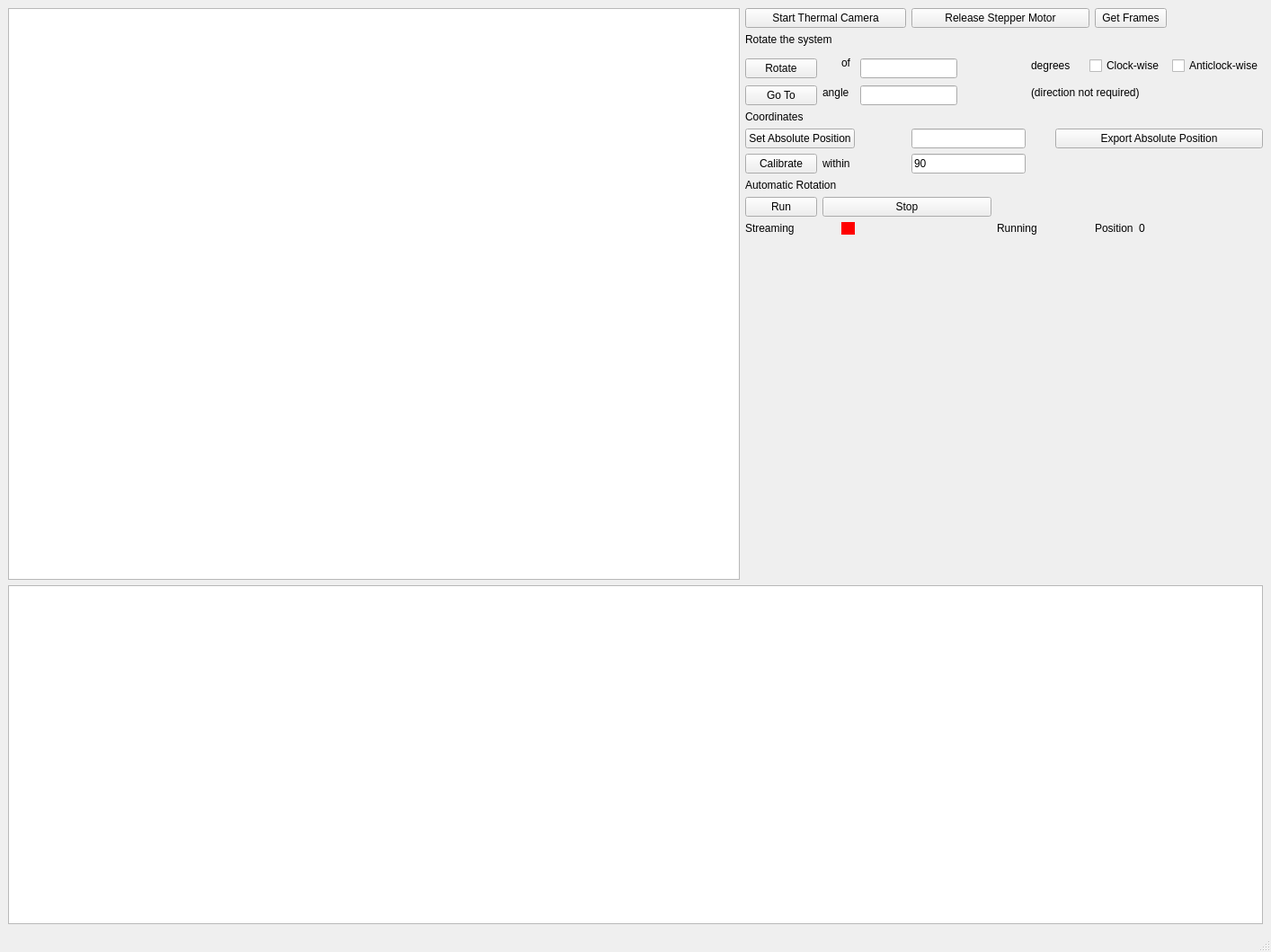
<?xml version="1.0" encoding="UTF-8"?>
<ui version="4.0">
 <class>MainWindow</class>
 <widget class="QMainWindow" name="MainWindow">
  <property name="geometry">
   <rect>
    <x>0</x>
    <y>0</y>
    <width>1414</width>
    <height>1059</height>
   </rect>
  </property>
  <property name="windowTitle">
   <string>MainWindow</string>
  </property>
  <widget class="QWidget" name="centralwidget">
   <layout class="QGridLayout" name="gridLayout">
    <item row="5" column="1">
     <widget class="QPushButton" name="go_to_PB">
      <property name="text">
       <string>Go To</string>
      </property>
     </widget>
    </item>
    <item row="11" column="14" colspan="2">
     <widget class="QLabel" name="ip_limiting_angle_lbl_2">
      <property name="text">
       <string>0</string>
      </property>
     </widget>
    </item>
    <item row="12" column="6" colspan="3">
     <spacer name="verticalSpacer">
      <property name="orientation">
       <enum>Qt::Orientation::Vertical</enum>
      </property>
      <property name="sizeHint" stdset="0">
       <size>
        <width>20</width>
        <height>320</height>
       </size>
      </property>
     </spacer>
    </item>
    <item row="8" column="2" colspan="3">
     <widget class="QLabel" name="ip_limiting_angle_lbl">
      <property name="text">
       <string>within</string>
      </property>
     </widget>
    </item>
    <item row="7" column="5" colspan="3">
     <widget class="QLineEdit" name="ip_abs_pos_LE"/>
    </item>
    <item row="10" column="1">
     <widget class="QPushButton" name="run_PB">
      <property name="text">
       <string>Run</string>
      </property>
     </widget>
    </item>
    <item row="7" column="1" colspan="3">
     <widget class="QPushButton" name="set_abs_pos_PB">
      <property name="text">
       <string>Set Absolute Position</string>
      </property>
     </widget>
    </item>
    <item row="8" column="1">
     <widget class="QPushButton" name="calibrate_PB">
      <property name="text">
       <string>Calibrate</string>
      </property>
     </widget>
    </item>
    <item row="7" column="9" colspan="7">
     <widget class="QPushButton" name="export_abs_pos_PB">
      <property name="text">
       <string>Export Absolute Position</string>
      </property>
     </widget>
    </item>
    <item row="5" column="4" colspan="2">
     <widget class="QLineEdit" name="ip_angle_LE"/>
    </item>
    <item row="11" column="7" colspan="3">
     <widget class="QLabel" name="run_stat_flg_lbl">
      <property name="text">
       <string>Running</string>
      </property>
     </widget>
    </item>
    <item row="3" column="1" rowspan="2">
     <widget class="QPushButton" name="rotate_PB">
      <property name="text">
       <string>Rotate</string>
      </property>
     </widget>
    </item>
    <item row="4" column="8" rowspan="2" colspan="8">
     <widget class="QLabel" name="label_7">
      <property name="text">
       <string>(direction not required)</string>
      </property>
     </widget>
    </item>
    <item row="6" column="1" colspan="8">
     <widget class="QLabel" name="label_2">
      <property name="text">
       <string>Coordinates</string>
      </property>
     </widget>
    </item>
    <item row="8" column="5" colspan="3">
     <widget class="QLineEdit" name="ip_angle_LE_2">
      <property name="text">
       <string>90</string>
      </property>
     </widget>
    </item>
    <item row="11" column="3">
     <widget class="QFrame" name="streamin_image_flag">
      <property name="styleSheet">
       <string notr="true">background-color: red;</string>
      </property>
      <property name="frameShape">
       <enum>QFrame::Shape::NoFrame</enum>
      </property>
      <property name="frameShadow">
       <enum>QFrame::Shadow::Raised</enum>
      </property>
     </widget>
    </item>
    <item row="11" column="1" colspan="2">
     <widget class="QLabel" name="streaming_img_lbl">
      <property name="text">
       <string>Streaming</string>
      </property>
     </widget>
    </item>
    <item row="4" column="2" rowspan="2" colspan="2">
     <widget class="QLabel" name="label_6">
      <property name="text">
       <string>angle</string>
      </property>
     </widget>
    </item>
    <item row="11" column="10">
     <widget class="QFrame" name="run_stat_flg">
      <property name="styleSheet">
       <string notr="true">background-color: red;</string>
      </property>
      <property name="frameShape">
       <enum>QFrame::Shape::NoFrame</enum>
      </property>
      <property name="frameShadow">
       <enum>QFrame::Shadow::Raised</enum>
      </property>
     </widget>
    </item>
    <item row="10" column="2" colspan="5">
     <widget class="QPushButton" name="stop_PB">
      <property name="text">
       <string>Stop</string>
      </property>
     </widget>
    </item>
    <item row="13" column="0" colspan="16">
     <widget class="QGraphicsView" name="graphicsView_2"/>
    </item>
    <item row="3" column="4" rowspan="2" colspan="2">
     <widget class="QLineEdit" name="ip_DAngle_LE"/>
    </item>
    <item row="2" column="3" rowspan="2" colspan="3">
     <widget class="QLabel" name="label_4">
      <property name="text">
       <string>of</string>
      </property>
     </widget>
    </item>
    <item row="3" column="8" colspan="2">
     <widget class="QLabel" name="label_5">
      <property name="text">
       <string>degrees </string>
      </property>
     </widget>
    </item>
    <item row="0" column="1" colspan="4">
     <widget class="QPushButton" name="relse_mtr_PB_2">
      <property name="text">
       <string>Start Thermal Camera</string>
      </property>
     </widget>
    </item>
    <item row="1" column="1" colspan="8">
     <widget class="QLabel" name="label_3">
      <property name="text">
       <string>Rotate the system</string>
      </property>
     </widget>
    </item>
    <item row="0" column="13" colspan="2">
     <widget class="QPushButton" name="get_frms_PB">
      <property name="text">
       <string>Get Frames</string>
      </property>
     </widget>
    </item>
    <item row="3" column="15">
     <widget class="QCheckBox" name="checkBox_2">
      <property name="text">
       <string>Anticlock-wise</string>
      </property>
     </widget>
    </item>
    <item row="9" column="1" colspan="8">
     <widget class="QLabel" name="label">
      <property name="text">
       <string>Automatic Rotation </string>
      </property>
     </widget>
    </item>
    <item row="11" column="13">
     <widget class="QLabel" name="pos_lbl">
      <property name="text">
       <string>Position</string>
      </property>
     </widget>
    </item>
    <item row="0" column="5" colspan="8">
     <widget class="QPushButton" name="relse_mtr_PB">
      <property name="text">
       <string>Release Stepper Motor</string>
      </property>
     </widget>
    </item>
    <item row="3" column="12" colspan="3">
     <widget class="QCheckBox" name="checkBox">
      <property name="text">
       <string>Clock-wise</string>
      </property>
     </widget>
    </item>
    <item row="0" column="0" rowspan="13">
     <widget class="QGraphicsView" name="graphicsView"/>
    </item>
    <item row="12" column="3" colspan="2">
     <spacer name="horizontalSpacer">
      <property name="orientation">
       <enum>Qt::Orientation::Horizontal</enum>
      </property>
      <property name="sizeHint" stdset="0">
       <size>
        <width>40</width>
        <height>20</height>
       </size>
      </property>
     </spacer>
    </item>
   </layout>
  </widget>
  <widget class="QMenuBar" name="menubar">
   <property name="geometry">
    <rect>
     <x>0</x>
     <y>0</y>
     <width>1414</width>
     <height>30</height>
    </rect>
   </property>
  </widget>
  <widget class="QStatusBar" name="statusbar"/>
 </widget>
 <resources/>
 <connections/>
</ui>
